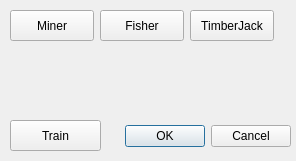
<?xml version="1.0" encoding="UTF-8"?>
<ui version="4.0">
 <class>TrainDialog</class>
 <widget class="QDialog" name="TrainDialog">
  <property name="geometry">
   <rect>
    <x>0</x>
    <y>0</y>
    <width>296</width>
    <height>161</height>
   </rect>
  </property>
  <property name="windowTitle">
   <string>Dialog</string>
  </property>
  <widget class="QDialogButtonBox" name="buttonBox">
   <property name="geometry">
    <rect>
     <x>-50</x>
     <y>120</y>
     <width>341</width>
     <height>32</height>
    </rect>
   </property>
   <property name="orientation">
    <enum>Qt::Horizontal</enum>
   </property>
   <property name="standardButtons">
    <set>QDialogButtonBox::Cancel|QDialogButtonBox::Ok</set>
   </property>
  </widget>
  <widget class="QPushButton" name="buttonMiner">
   <property name="geometry">
    <rect>
     <x>10</x>
     <y>10</y>
     <width>84</width>
     <height>31</height>
    </rect>
   </property>
   <property name="text">
    <string>Miner</string>
   </property>
  </widget>
  <widget class="QPushButton" name="buttonFisher">
   <property name="geometry">
    <rect>
     <x>100</x>
     <y>10</y>
     <width>84</width>
     <height>31</height>
    </rect>
   </property>
   <property name="text">
    <string>Fisher</string>
   </property>
  </widget>
  <widget class="QPushButton" name="buttonTimberjack">
   <property name="geometry">
    <rect>
     <x>190</x>
     <y>10</y>
     <width>84</width>
     <height>31</height>
    </rect>
   </property>
   <property name="text">
    <string>TimberJack</string>
   </property>
  </widget>
  <widget class="QPushButton" name="buttonTrain">
   <property name="geometry">
    <rect>
     <x>10</x>
     <y>120</y>
     <width>91</width>
     <height>31</height>
    </rect>
   </property>
   <property name="text">
    <string>Train</string>
   </property>
  </widget>
 </widget>
 <resources/>
 <connections>
  <connection>
   <sender>buttonBox</sender>
   <signal>accepted()</signal>
   <receiver>TrainDialog</receiver>
   <slot>accept()</slot>
   <hints>
    <hint type="sourcelabel">
     <x>248</x>
     <y>254</y>
    </hint>
    <hint type="destinationlabel">
     <x>157</x>
     <y>274</y>
    </hint>
   </hints>
  </connection>
  <connection>
   <sender>buttonBox</sender>
   <signal>rejected()</signal>
   <receiver>TrainDialog</receiver>
   <slot>reject()</slot>
   <hints>
    <hint type="sourcelabel">
     <x>316</x>
     <y>260</y>
    </hint>
    <hint type="destinationlabel">
     <x>286</x>
     <y>274</y>
    </hint>
   </hints>
  </connection>
 </connections>
</ui>
